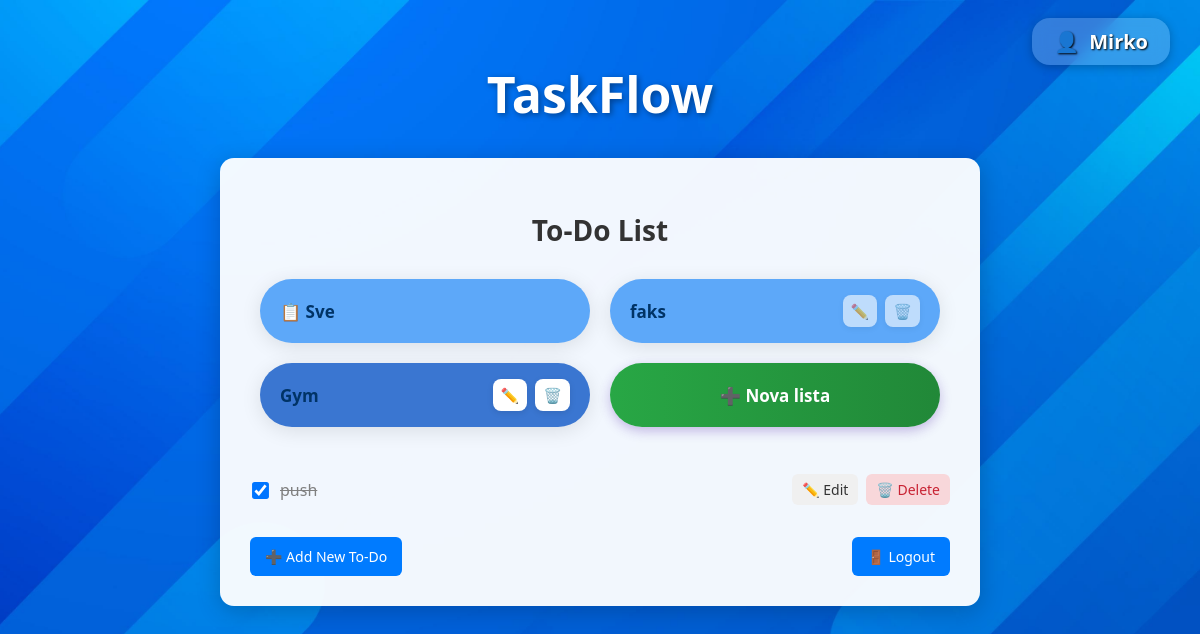
Screenshot of /?list=48 (signed in) with the database file from the repository.
### todo/models.py (models this page shows, shortened)
class TaskList(models.Model):
    name = models.CharField(max_length=100)
    user = models.ForeignKey(User, on_delete=models.CASCADE)  # vlasnik liste
    shared_with = models.ManyToManyField(User, related_name='shared_lists', blank=True)  # dijeljenje s drugim korisnicima

class Todo(models.Model):
    user = models.ForeignKey(User, on_delete=models.CASCADE)
    title = models.CharField(max_length=100)
    completed = models.BooleanField(default=False)
    deadline = models.DateField(null=True, blank=True)
    list = models.ForeignKey(TaskList, on_delete=models.CASCADE, related_name='todos')

### todo/views.py (the view)
# urls.py: path('', views.todo_list, name='todo_list'),
@login_required
def todo_list(request):
    list_id = request.GET.get('list')
    task_lists = TaskList.objects.filter(
        Q(user=request.user) | Q(shared_with=request.user)
    ).distinct()
    if list_id:
        todos = Todo.objects.filter(
            Q(list_id=list_id),
            Q(list__user=request.user) | Q(list__shared_with=request.user)
        ).distinct()
    else:
        todos = Todo.objects.filter(
            Q(list__user=request.user) | Q(list__shared_with=request.user)
        ).distinct()
    today = date.today()
    return render(request, 'todo/todo_list.html', {
        'todos': todos,
        'today': today,
        'task_lists': task_lists,
        'active_list_id': int(list_id) if list_id else None,
    })

### templates/todo/todo_list.html (shortened to what this page needs)
{% load static %}
<!DOCTYPE html>
<html lang="en">
<head>
</head>
<body>
  <div class="user-info-card">👤 <strong>{{ request.user.username }}</strong></div>
  <div class="logo-header">TaskFlow</div>
  <div class="todo-box">
    <h2>To-Do List</h2>
    <div class="tasklist-links">
      <div class="list-wrapper {% if not active_list_id %}active{% endif %}">
        <a href="/" class="list-name">📋 Sve</a>
      </div>
      {% for task_list in task_lists %}
        <div class="list-wrapper {% if task_list.id == active_list_id %}active{% endif %}">
          <a href="{% if task_list.id == active_list_id %}/{% else %}?list={{ task_list.id }}{% endif %}" class="list-name">{{ task_list.name }}</a>
          <div class="list-actions">
            {% if task_list.user == request.user %}
              <a href="javascript:void(0);" onclick="openEditModal({{ task_list.id }}, '{{ task_list.name|escapejs }}')" title="Uredi">✏️</a>
              <a href="javascript:void(0);" onclick="deleteList({{ task_list.id }})" title="Obriši">🗑️</a>
            {% else %}
              <a href="javascript:void(0);" onclick="showNotAllowedModal('{{ task_list.user.username }}')" style="opacity: 0.6; cursor: pointer;">✏️</a>
              <a href="javascript:void(0);" onclick="showNotAllowedModal('{{ task_list.user.username }}')" style="opacity: 0.6; cursor: pointer;">🗑️</a>
            {% endif %}
          </div>
        </div>
      {% endfor %}
      <a href="{% url 'add_list' %}" class="add-list-btn">➕ Nova lista</a>
    </div>
    <ul>
      {% for todo in todos %}
        <li>
          <div class="todo-content">
            {% if todo.user == request.user %}
              <form method="POST" action="{% url 'toggle_completed' todo.pk %}{% if active_list_id %}?list={{ active_list_id }}{% endif %}">
                <label class="todo-title {% if todo.completed %}completed{% endif %}">
                  <input type="checkbox" onchange="this.form.submit()" {% if todo.completed %}checked{% endif %} />
                  {{ todo.title }}
                </label>
              </form>
            {% else %}
              <label class="todo-title {% if todo.completed %}completed{% endif %}">
                <input type="checkbox" disabled {% if todo.completed %}checked{% endif %} onclick="showNotAllowedModal('{{ todo.user.username }}')" />
                {{ todo.title }}
              </label>
            {% endif %}
          </div>
          <div class="todo-buttons">
            {% if todo.user == request.user %}
              <a href="{% url 'edit_todo' todo.pk %}" class="edit-btn">✏️ Edit</a>
              <a href="{% url 'delete_todo' todo.pk %}" class="delete-btn">🗑️ Delete</a>
            {% endif %}
          </div>
        </li>
      {% empty %}
        <li style="text-align: center;">Ova lista nema zadataka. 🛌</li>
      {% endfor %}
    </ul>
    <div class="todo-actions">
      <a href="{% url 'add_todo' %}{% if active_list_id %}?list={{ active_list_id }}{% endif %}">➕ Add New To-Do</a>
      <a href="{% url 'logout' %}">🚪 Logout</a>
    </div>
  </div>
</body>
</html>

### rows the page displays
TaskList: name "faks"
TaskList: name "Gym"
Todo: completed "☑", title "push", shows "✏️ Edit"

### other values shown
{{ request.user.username }} "Mirko"
